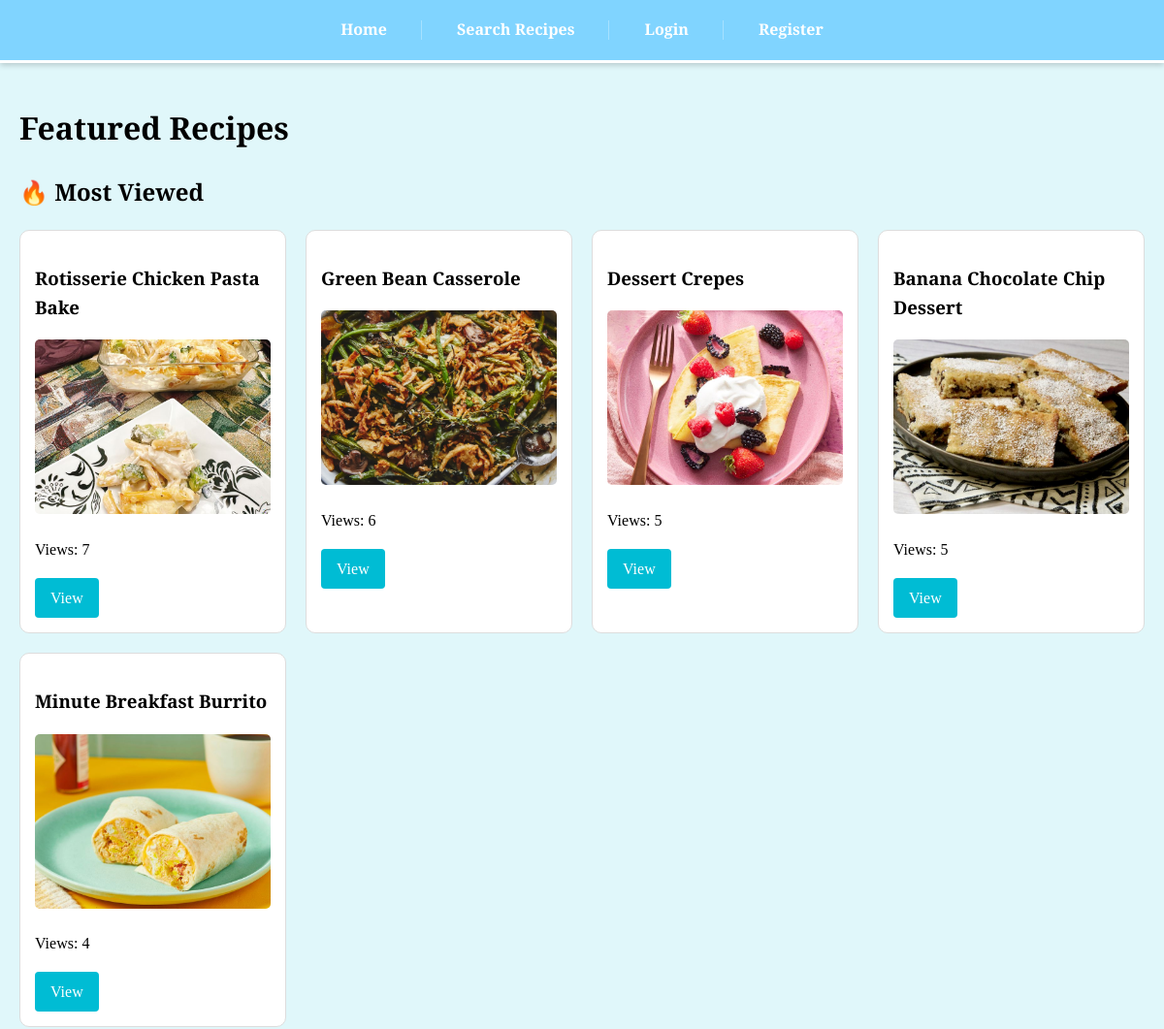
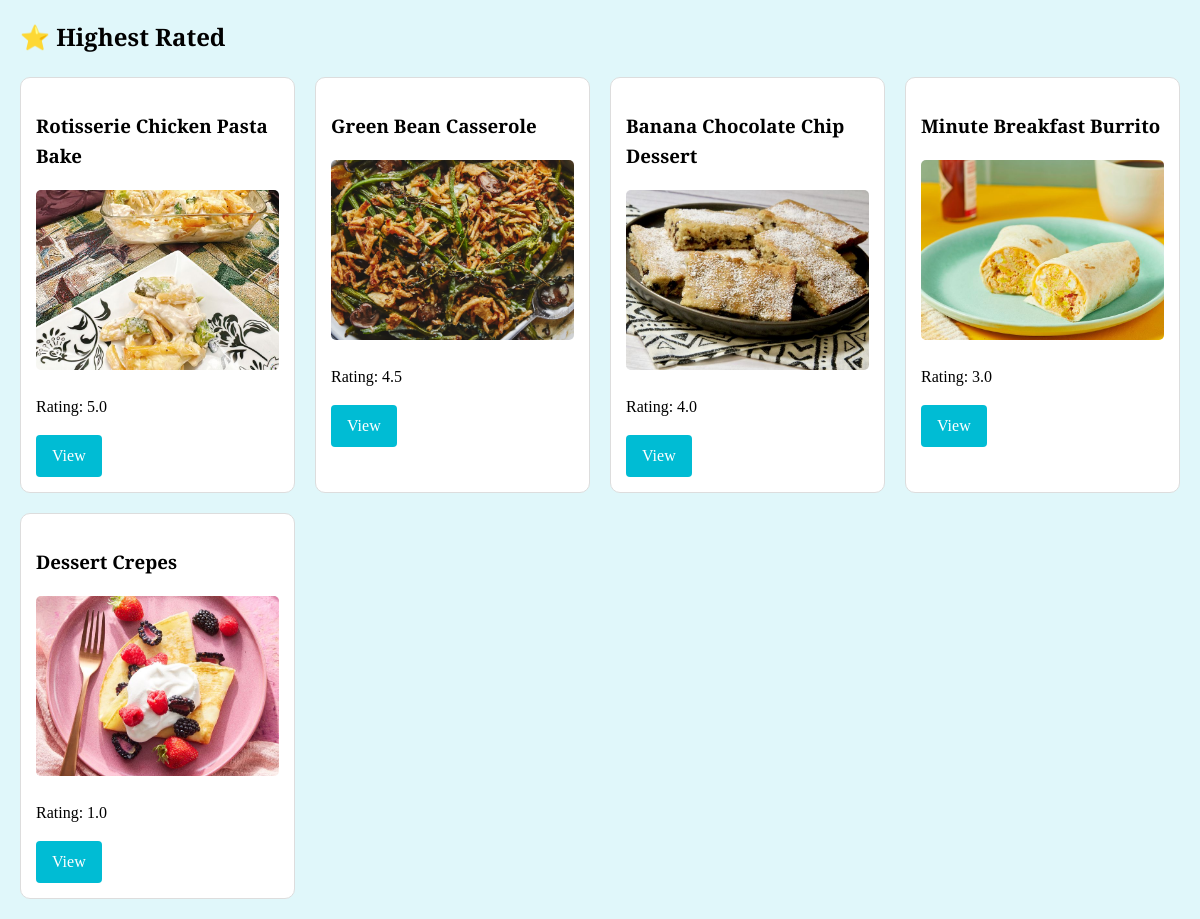
The page / on the database its author committed (2 pictures, top to bottom).
### recipes/models.py (models this page shows, shortened)
class Recipe(models.Model):
    title = models.CharField(max_length=255)
    description = models.TextField()
    ingredients = models.TextField()
    instructions = models.TextField()
    category = models.CharField(max_length=100)
    created_at = models.DateTimeField(auto_now_add=True)
    author = models.ForeignKey(User, on_delete=models.CASCADE)
    views = models.PositiveIntegerField(default=0)
    rating = models.FloatField(default=0.0)
    image = models.ImageField(upload_to='recipe_images/', blank=True, null=True)

### recipes/views.py (the view)
# urls.py: path('', homepage, name='home'),
def homepage(request):
    most_viewed = Recipe.objects.order_by('-views')[:6]
    highest_rated = Recipe.objects.order_by('-rating')[:6]
    return render(request, 'recipes/home.html', {
        'most_viewed': most_viewed,
        'highest_rated': highest_rated,
    })

### recipes/templates/recipes/home.html
{% extends "recipes/base.html" %}
{% block content %}
<h1>Featured Recipes</h1>
<h2>🔥 Most Viewed</h2>
<div class="recipe-grid">
    {% for recipe in most_viewed %}
        <div class="recipe-card">
            <h3>{{ recipe.title }}</h3>
            {% if recipe.image %}
                <img src="{{ recipe.image.url }}" alt="{{ recipe.title }}">
            {% endif %}
            <p>Views: {{ recipe.views }}</p>
            <a href="{% url 'recipe-detail-local' recipe.id %}" class="btn">View</a>
        </div>
    {% endfor %}
</div>
<h2>⭐ Highest Rated</h2>
<div class="recipe-grid">
    {% for recipe in highest_rated %}
        <div class="recipe-card">
            <h3>{{ recipe.title }}</h3>
            {% if recipe.image %}
                <img src="{{ recipe.image.url }}" alt="{{ recipe.title }}">
            {% endif %}
            <p>Rating: {{ recipe.rating }}</p>
            <a href="{% url 'recipe-detail-local' recipe.id %}" class="btn">View</a>
        </div>
    {% endfor %}
</div>
{% endblock %}

### recipes/templates/recipes/base.html (style rules this page uses)
body { font-family: 'Playfair Display', serif; margin: 0; padding: 0; line-height: 1.6; background-color: #e0f7fa; }
.recipe-grid { display: grid; grid-template-columns: repeat(auto-fill, minmax(250px, 1fr)); gap: 20px; margin-top: 20px; }
.recipe-card { position: relative; border: 1px solid #ddd; border-radius: 10px; padding: 15px; background-color: #ffffff; transition: transform 0.3s, box-shadow 0.3s; }
.recipe-card img { width: 100%; height: 180px; object-fit: cover; border-radius: 5px; }
.btn { display: inline-block; padding: 8px 16px; background-color: #00bcd4; color: white; text-decoration: none; border-radius: 4px; border: none; cursor: pointer; font-size: 16px; }

### rows shown on the page
Recipe: title "Rotisserie Chicken Pasta Bake", image (picture), views "7", rating "5.0"
Recipe: title "Green Bean Casserole", image (picture), views "6", rating "4.5"
Recipe: title "Dessert Crepes", image (picture), views "5", rating "1.0"
Recipe: title "Banana Chocolate Chip Dessert", image (picture), views "5", rating "4.0"
Recipe: title "Minute Breakfast Burrito", image (picture), views "4", rating "3.0"
